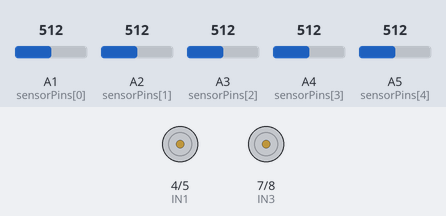
Recording of a sketch running on a simulated Arduino Uno, built with avr-gcc and run on an emulated ATmega328P. Shown: motor-driver pin pairs drawn as motors (green arrow = first pin HIGH = forward, orange = second pin HIGH = backward, longer = more drive, scaled by the enable pin). The test bench sets the inputs (shaded band); at power-on: A1 (sensorPins[0]) = 512, A2 (sensorPins[1]) = 512, A4 (sensorPins[3]) = 512, A3 (sensorPins[2]) = 512, A5 (sensorPins[4]) = 512. What the sketch prints to the serial monitor is not drawn.

Above: at 1.2 s.
1.3 s: A1 (sensorPins[0]) set to 481
At 1.7 s:
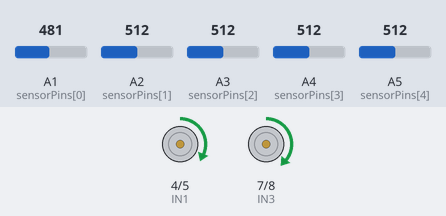
2.8 s: A2 (sensorPins[1]) set to 30
At 4.0 s:
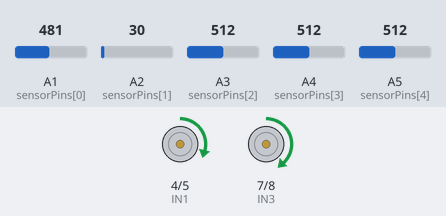
4.3 s: A4 (sensorPins[3]) set to 490
At 5.0 s:
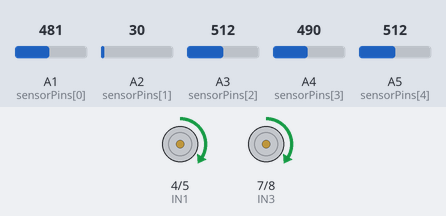
7.3 s: A3 (sensorPins[2]) set to 106
10.3 s: A3 (sensorPins[2]) set to 95
13.3 s: A2 (sensorPins[1]) set to 89
16.3 s: A2 (sensorPins[1]) set to 105
Timing chart, 0 to 19.3 s (numbered marks = the images above; inputs shaded):
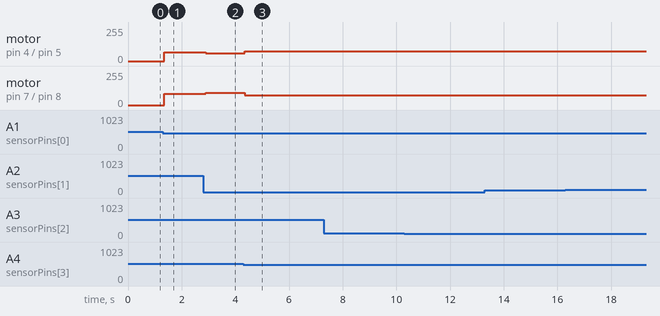

Measured:
- the behaviour switches between 500 and 499 on A1 (sensorPins[0]) (found by bisection; images 0 and 1)
- after the input at 1.3 s, motor on pin 4 (IN1) / pin 5 (IN2): stopped → forward 67/255 after 0.06 s; motor on pin 7 (IN3) / pin 8 (IN4): stopped → forward 83/255 after 0.06 s
- after the input at 2.8 s, motor on pin 4 (IN1) / pin 5 (IN2): forward 67/255 → forward 58/255 after 0.10 s; motor on pin 7 (IN3) / pin 8 (IN4): forward 83/255 → forward 92/255 after 0.10 s
- after the input at 4.3 s, motor on pin 4 (IN1) / pin 5 (IN2): forward 58/255 → forward 75/255 after 0.05 s; motor on pin 7 (IN3) / pin 8 (IN4): forward 92/255 → forward 75/255 after 0.05 s
- after the input at 7.3 s, every drawn part: stays the same
- after the input at 10.3 s, every drawn part: stays the same
- after the input at 13.3 s, every drawn part: stays the same
- after the input at 16.3 s, every drawn part: stays the same

The sketch:

Line_Follow_PD_32525.ino
```cpp
// === Pin Setup ===
const int sensorPins[5] = {A1, A2, A3, A4, A5};
const int sensorThreshold = 500;

// Motor driver pins
const int ENA = 3;
const int IN1 = 4;
const int IN2 = 5;

const int ENB = 9;
const int IN3 = 7;
const int IN4 = 8;

// === Proportional Control Constants ===
float Kp = 8.50;
int baseSpeed = 75;

void setup() {
  // Motor control pins
  pinMode(ENA, OUTPUT);
  pinMode(IN1, OUTPUT);
  pinMode(IN2, OUTPUT);
  pinMode(ENB, OUTPUT);
  pinMode(IN3, OUTPUT);
  pinMode(IN4, OUTPUT);

  // Sensor pins
  for (int i = 0; i < 5; i++) {
    pinMode(sensorPins[i], INPUT);
  }

  Serial.begin(9600);
  Serial.println("Robot ready — starting line follow...");
}

void loop() {
  // --- Sensor Reading ---
  int sensorValues[5];
  int weights[5] = {-1, -4, 0, 4, 1};
  int position = 0;
  int activeCount = 0;

  Serial.print("Sensors: ");
  for (int i = 0; i < 5; i++) {
    sensorValues[i] = analogRead(sensorPins[i]);
    Serial.print(sensorValues[i]);
    Serial.print(" ");

    if (sensorValues[i] < sensorThreshold) {
      position += weights[i];
      activeCount++;
    }
  }

  if (activeCount == 0) {
    Serial.println(" -> ❌ Line lost!");
    stopMotors();
    return;
  }

  // --- Proportional Control ---
  int error = position / activeCount;
  int correction = Kp * error;

  int leftSpeed = baseSpeed - correction;
  int rightSpeed = baseSpeed + correction;

  leftSpeed = constrain(leftSpeed, 0, 255);
  rightSpeed = constrain(rightSpeed, 0, 255);

  Serial.print(" | Error: ");
  Serial.print(error);
  Serial.print(" | L: ");
  Serial.print(leftSpeed);
  Serial.print(" R: ");
  Serial.println(rightSpeed);

  moveForward(leftSpeed, rightSpeed);
  delay(10);  // Stabilizer
}

// === Motor Control Functions ===

void moveForward(int left, int right) {
  digitalWrite(IN1, HIGH);
  digitalWrite(IN2, LOW);
  analogWrite(ENA, right);

  digitalWrite(IN3, HIGH);
  digitalWrite(IN4, LOW);
  analogWrite(ENB, left);
}

void stopMotors() {
  analogWrite(ENA, 0);
  analogWrite(ENB, 0);
}
```
